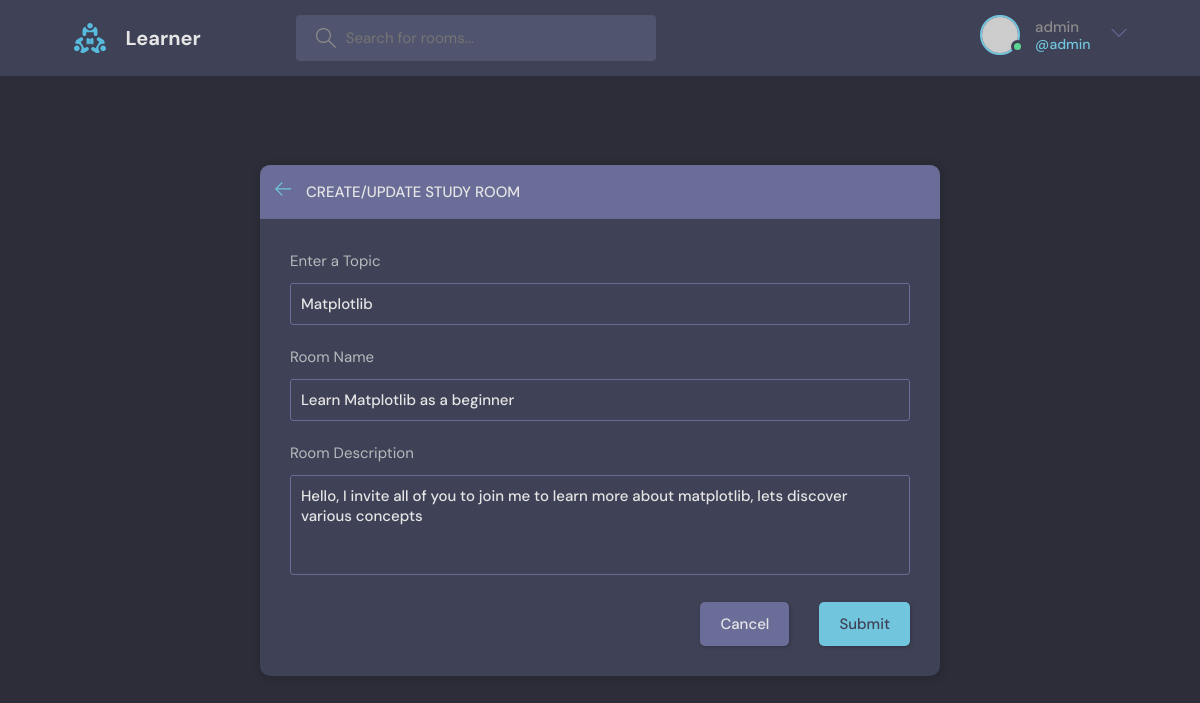
The page /update_room/9/ (signed in) on the database its author committed.
### base/models.py (models this page shows, shortened)
class Room(models.Model):
    host = models.ForeignKey(User, on_delete=models.SET_NULL, null=True)
    topic = models.ForeignKey(Topic, on_delete=models.SET_NULL, null=True)
    name = models.CharField(max_length=200)
    description = models.TextField(null=True, blank=True)
    participants = models.ManyToManyField(User, related_name='participants', blank=True)
    created = models.DateTimeField(auto_now_add=True)
    updated = models.DateTimeField(auto_now=True)
    class Meta:
        ordering = ['-updated', '-created']

class Topic(models.Model):
    name = models.CharField(max_length=200)
    def __str__(self):
        return self.name

### base/views.py (the view, shortened to what this page needs)
# urls.py: path('update_room/<str:pk>/', views.updateRoom, name="update_room"),
@login_required(login_url='/login')
def updateRoom(request, pk):
    room = Room.objects.get(id=pk)
    form = RoomForm(instance=room)
    topics = Topic.objects.all()
    if request.user != room.host:
        return HttpResponse('Your are not allowed here!!')
    context = {'form': form, 'topics': topics, 'room':room}
    return render(request, "base/room_form.html", context)

### base/forms.py
class RoomForm(ModelForm):
    class Meta:
        model = Room
        fields = '__all__'
        exclude = ['host', 'participants']

### base/templates/base/room_form.html (shortened to what this page needs)
{% extends 'main.html' %}
{% block content %}
<main class="create-room layout">
    <div class="container">
      <div class="layout__box">
        <div class="layout__boxHeader">
          <div class="layout__boxTitle">
            <a href="{% url 'home' %}">
              <svg version="1.1" xmlns="http://www.w3.org/2000/svg" width="32" height="32" viewBox="0 0 32 32">
                <title>arrow-left</title>
                <path
                  d="M13.723 2.286l-13.723 13.714 13.719 13.714 1.616-1.611-10.96-10.96h27.625v-2.286h-27.625l10.965-10.965-1.616-1.607z">
                </path>
              </svg>
            </a>
            <h3>Create/Update Study Room</h3>
          </div>
        </div>
        <div class="layout__body">
          <form class="form" action="" method="POST">
            <div class="form__group">
              <label for="room_name">Enter a Topic</label>
              <input required type="text" value="{{room.topic.name}}" name="topic" list="topic-list" />
            </div>
            <div class="form__group">
              <label for="room_name">Room Name</label>
              {{form.name}}
            </div>
            <div class="form__group">
              <label for="room_name">Room Description</label>
              {{form.description}}
            </div>
            <div class="form__action">
              <a class="btn btn--dark" href="{% url 'home' %}">Cancel</a>
              <button class="btn btn--main" type="submit">Submit</button>
            </div>
          </form>
        </div>
      </div>
    </div>
  </main>
  {% endblock content %}

### templates/navbar.html (shortened to what this page needs)
{% load static %}
<header class="header header--loggedIn">
    <div class="container">
      <a href="{% url 'home' %}" class="header__logo">
        <img src="{% static 'images/logo.svg' %}" />
        <h1>Learner</h1>
      </a>
      <form class="header__search" method="GET" action="{% url 'home' %}">
        <label>
          <input type="text" name="q" placeholder="Search for rooms..." />
        </label>
      </form>
      <nav class="header__menu">
        {% if request.user.is_authenticated %}
        <div class="header__user">
          <a href="{% url 'user-profile' user.id %}">
            <div class="avatar avatar--medium active">
              <img src="https://randomuser.me/api/portraits/men/37.jpg" />
            </div>
            <p>{{request.user.username}}<span>@{{request.user.username}}</span></p>
          </a>
          <button class="dropdown-button">
            <svg version="1.1" xmlns="http://www.w3.org/2000/svg" width="32" height="32" viewBox="0 0 32 32">
              <title>chevron-down</title>
              <path d="M16 21l-13-13h-3l16 16 16-16h-3l-13 13z"></path>
            </svg>
          </button>
        </div>
          {% else %}
            <a href="{% url 'login_page' %}">
            <img src="{% static 'images/avatar.svg' %}" />
            <p>Login</p>
            </a>
         {% endif %}
      </nav>
    </div>
  </header>

### rows shown on the page
Room: topic "Matplotlib", name "Learn Matplotlib as a beginner", description "Hello, I invite all of you to join me to learn more about matplotlib, lets discover various concepts"

### other values the page prints
{{ request.user.username }} "admin"
